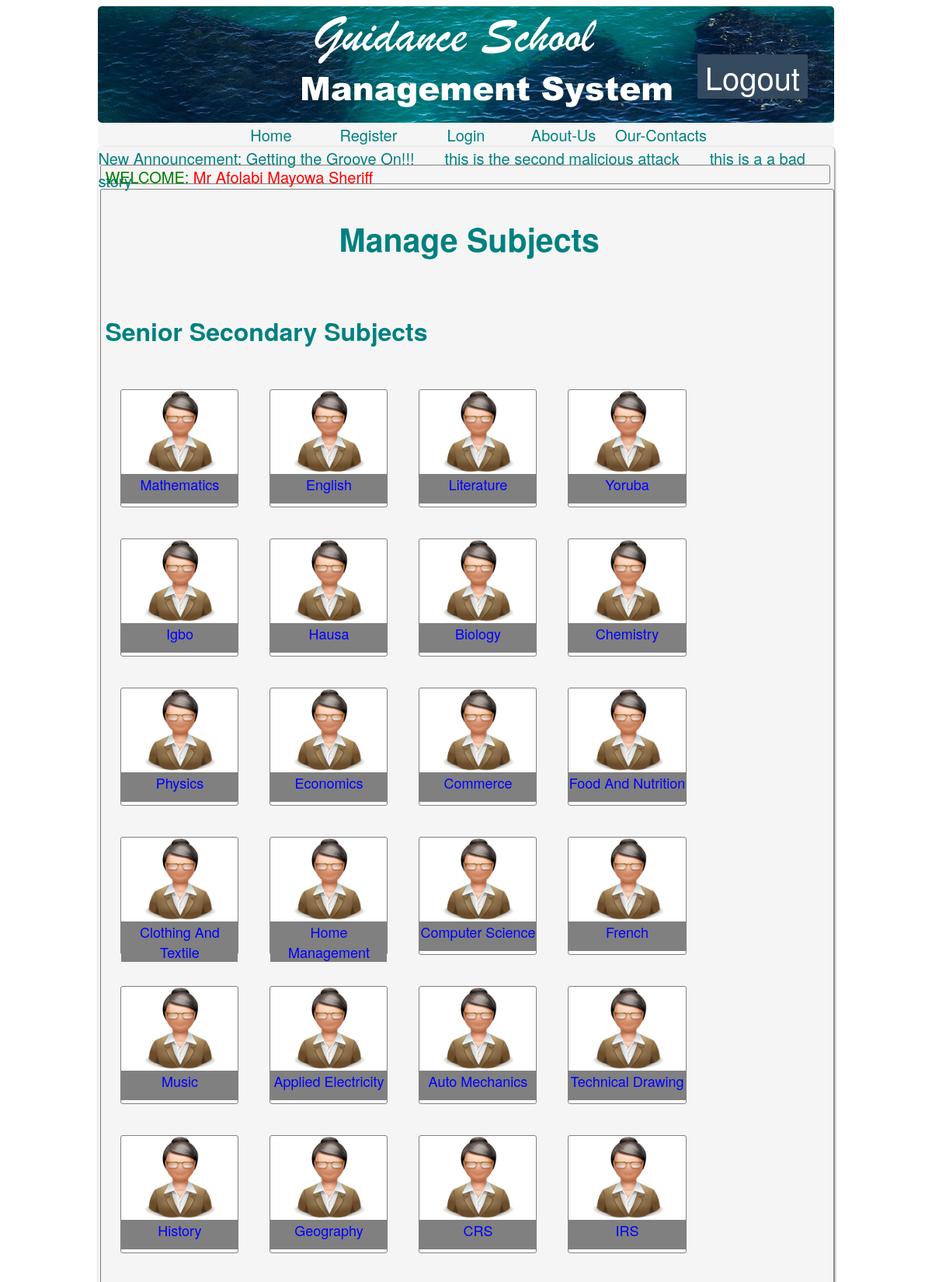
/manage_subjects.php (signed in, upper part), run on the app's committed database.
### tables this page shows
CREATE TABLE IF NOT EXISTS `notice` (
  `id` int(3) unsigned NOT NULL AUTO_INCREMENT,
  `notice` varchar(500) NOT NULL,
  PRIMARY KEY (`id`),
  UNIQUE KEY `id` (`id`)
);

CREATE TABLE IF NOT EXISTS `subjects` (
  `id` int(5) NOT NULL AUTO_INCREMENT,
  `name` varchar(50) NOT NULL,
  `teacher` varchar(50) NOT NULL,
  `level` varchar(20) NOT NULL,
  `session` varchar(20) NOT NULL,
  PRIMARY KEY (`id`)
);

### manage_subjects.php (the view, shortened to what this page needs)
<!DOCTYPE html PUBLIC "-//W3C//DTD XHTML 1.0 Transitional//EN" "http://www.w3.org/TR/xhtml1/DTD/xhtml1-transitional.dtd">
<html xmlns="http://www.w3.org/1999/xhtml">
<head>
<link href="css/style.css" type="text/css" rel="stylesheet">
</head>
<body>
<div id="header">
<img src="images/guidance.png" style="margin-top:-35px;margin-left:250px;"/>
<div id="logout">
<a href="logoutadmin.php"><label class="logout">Logout</label></a>
</div>
</div>
<?php
include('menu.php');
?>
<div id="body">
<?php  include('notices.php');  ?>
<?php  include('welcome.php');  ?>
<div class="mainjob">
<h2>Manage Subjects</h2>
<?php
$query=mysql_query("SELECT * FROM subjects WHERE level='senior'");
if(mysql_num_rows($query)>0){
echo "<h3 style='width:100%;float:left;'>Senior Secondary Subjects</h3>";
while($row=mysql_fetch_assoc($query)){
$subject=base64_encode($row['name']);
$id=base64_encode($row['id']);
$sbj=str_replace('_', ' ', $row['name']);
echo "<a href='subject.php?sbj=".$subject."&id=".$id."'>
<div class='icons'>
<img src='images/icons/1396669040_teacher_128.png' />
<span class='inner_icons'>".$sbj."</span>
</div></a>";
}
}
?>
</div>
</div>
</body>
</html>

### notices.php (shortened to what this page needs)
<?php
echo"<div id='notice'>";
echo"<marquee>";
$query4="SELECT notice FROM notice ORDER BY id DESC LIMIT 0,3";
$result=mysql_query($query4);
echo "New Announcement: ";
while($row=mysql_fetch_assoc($result)){
echo "{$row['notice']} &nbsp;&nbsp;&nbsp;&nbsp;&nbsp;&nbsp;";
};
echo"</marquee></div>";
?>

### css/style.css (style rules this page uses)
h2, .h2 { font-size: 41px ; }
h3, .h3 { font-size: 32px ; }
body { color:Teal; font-size:20px; background:url(../images/bg.jpg) repeat white; padding:0px; font-family: "Helvetica Neue", Helvetica, Arial, sans-serif; }
div { display:block; }
a { text-decoration:none; webkit-transition: 0.25s; -moz-transition: 0.25s; -o-transition: 0.25s; transition: 0.25s; }
#logout { margin-right:10px; margin-top:10px; border-radius:2px; -moz-border-radius:2px; -webkit-border-radius:2px; display: inline-block; position: absolute; top:60px; right:150px; text-align:center; background-color:#34495E; }
.logout { margin:10px; font-size:40px; color:white; cursor:pointer; }
.mainjob { width:99%; min-height:350px; display:inline-block; border-radius:3px; -moz-border-radius:3px; -webkit-border-radius:3px; border:1px solid grey; margin:3px; padding-bottom:15px; padding-left:5px; margin-bottom:30px; }
.icons { width:16%; height:150px; border-radius:3px; -moz-border-radius:3px; -webkit-border-radius:3px; border:1px solid grey; margin:20px; display:relative; float:left; align:conter; text-align:center; background-color:white; }
.inner_icons { color:blue; font-size:18px; display:inline-block; width:100%; min-height:25%; background-color:grey; z-index:auto; }
.icons img { z-index:1; height:72%; }
h1,h2 { text-align:center; }
#header { width:80%; height:150px; margin-right:10%; margin-left:10%; background: url('../images/img-2.jpg') repeat whitesmoke; border-radius:5px; -moz-border-radius:5px; -webkit-border-radius:5px; }
#notice { width:100%; height:20px }
#body { margin-top:1px; width:80%; border-radius:5px; -moz-border-radius:5px; -webkit-border-radius:5px; background-color:WhiteSmoke; margin-right:10%; margin-left:10%; box-shadow: 1px 1px 3px rgba(50, 50, 50, 0.75); display:inline-block; }

### data on the page
notice: notice "Getting the Groove On!!!"
notice: notice "this is the second malicious attack"
notice: notice "this is a a bad story"
subjects: name "Mathematics"
subjects: name "English"
subjects: name "Literature"
subjects: name "Yoruba"
subjects: name "Igbo"
subjects: name "Hausa"
subjects: name "Biology"
subjects: name "Chemistry"
subjects: name "Physics"
subjects: name "Economics"
subjects: name "Commerce"
subjects: name "Food And Nutrition"
subjects: name "Clothing And Textile"
subjects: name "Home Management"
subjects: name "Computer Science"
subjects: name "French"
subjects: name "Music"
subjects: name "Applied Electricity"
subjects: name "Auto Mechanics"
subjects: name "Technical Drawing"
subjects: name "History"
subjects: name "Geography"
subjects: name "CRS"
subjects: name "IRS"

### other printed values
$adminuser['surname'] "Afolabi"
$adminuser['firstname'] "Mayowa"
$adminuser['othername'] "Sheriff"
